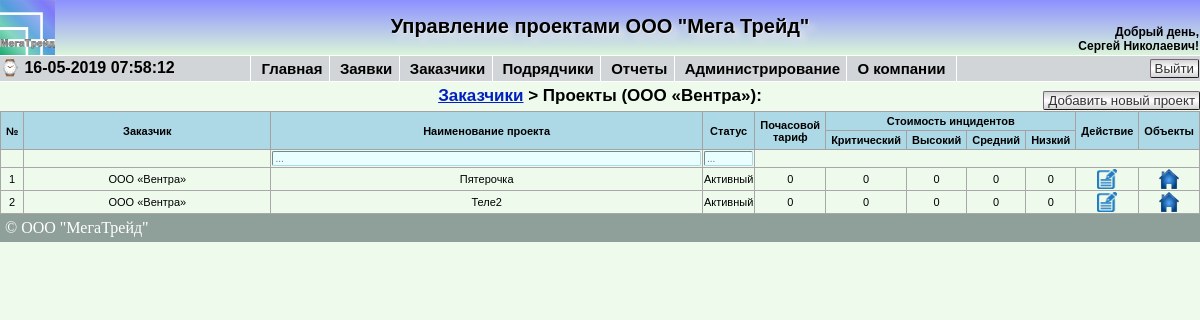
/showprojects.php?id_customer=4 (signed in), run on an earlier commit of the app's database.
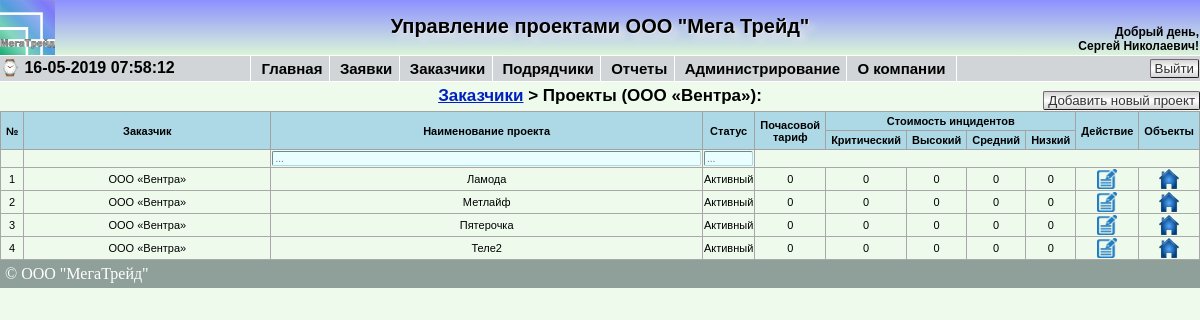
And on a later commit of the database.
### tables this page shows
CREATE TABLE `projects` (
  `id_project` int(11) NOT NULL AUTO_INCREMENT,
  `id_customer` int(11) unsigned NOT NULL,
  `projectname` varchar(50) NOT NULL,
  `status` tinyint(1) NOT NULL,
  `cost_hour` double unsigned NOT NULL,
  `cost_incident_critical` double unsigned NOT NULL,
  `cost_incident_high` double unsigned NOT NULL,
  `cost_incident_medium` double unsigned NOT NULL,
  `cost_incident_low` double unsigned NOT NULL,
  PRIMARY KEY (`id_project`)
);

CREATE TABLE `customer` (
  `id_customer` int(11) NOT NULL AUTO_INCREMENT,
  `customer_name` varchar(100) NOT NULL,
  `jur_address` text NOT NULL,
  `post_address` text NOT NULL,
  `ogrn` varchar(15) NOT NULL,
  `inn` varchar(12) NOT NULL,
  `kpp` varchar(9) NOT NULL,
  `dogovor_number` varchar(50) NOT NULL,
  `status` tinyint(1) NOT NULL,
  `bank_name` varchar(200) NOT NULL,
  `bank_bik` varchar(9) NOT NULL,
  `korr_schet` varchar(20) NOT NULL,
  `rasch_schet` varchar(20) NOT NULL,
  `recipient` varchar(150) NOT NULL,
  `phone` varchar(100) NOT NULL,
  `email` varchar(100) NOT NULL,
  `contact_name` varchar(200) NOT NULL,
  `comment` text,
  PRIMARY KEY (`id_customer`)
);

### func/db.php (called while the page is built, shortened)
<?php
function Edit_Customer($connection, $var)
{
    $search = "SELECT * FROM customer WHERE id_customer = '$var'";
    $result = $connection->query ($search);
    if ($result)
    {
        $rows = $result->fetch_array (MYSQLI_ASSOC);
    }
    if ($rows) return $rows;
    else return 0;
}
function Show_Projects($connection, $var)
{
	$search = "SELECT * FROM projects WHERE id_customer='$var' ORDER BY projectname, status ASC";
    $result = $connection->query ($search);
    $rows = $result->num_rows;
    if (!$rows) return false;
    else
    {
        $array = array ();
        for ($i=0; $i<$rows; $i++)
        {
            $result->data_seek ($i);
            $row =$result->fetch_array (MYSQLI_ASSOC);
            $array["$i"] = $row;
        }
    }
    return $array;
}
?>

### func/arrays.php (called while the page is built, shortened)
<?php
$statusedit = array("Неактивный", "Активный", "Любой");
?>

### showprojects.php (the view, shortened to what this page needs)
<?php
require '/connection/config.php';
if(isset($_SESSION['userlevel']))
{
require_once '/blocks/header.php';
require '/func/arrays.php';
if(isset($_GET['id_customer']))
{
	$data = $_GET['id_customer'];
	$projects = Show_Projects($link, $data);
	$customers = Edit_Customer($link, $data);
}?>
<!DOCTYPE html>
<html lang="ru">
<head>
</head>
<body>
	<div class="showcustomer">
			<div class="breadcrumbs"><a href='/showcustomer.php'>Заказчики</a> > Проекты (<?=$customers['customer_name'];?>):</div>
			<?php if($_SESSION['userlevel']<=3){ ?>
				<div class="newticket">
					<a href='/newproject.php?id_customer=<?=$data?>'><button class="button-new">Добавить новый проект</button></a>
				</div>
			<?php }?>
				<table border="1" cellspacing="0">
					<thead>
						<tr class="hdr">
							<th width="1" rowspan="2">№</th>
							<th rowspan="2">Заказчик</th>
							<th rowspan="2">Наименование проекта</th>
							<th rowspan="2" width=1%>Статус</th>
							<th  width="1" rowspan="2">Почасовой<br>тариф</th>
							<th width="1" colspan="4">Стоимость инцидентов</th>
							<?php if($_SESSION['userlevel']<=3){ ?>
							<th width="1" rowspan="2">Действие</th>
							<?php }?>
							<th width="1" rowspan="2">Объекты</th>
						</tr>
							<tr class="hdr">
							<th width="1">Критический</th>
							<th width="1">Высокий</th>
							<th width="1">Средний</th>
							<th width="1">Низкий</th>
						</tr>
						<tr class='table-filters'>
							<td>
							</td>
							<td>
							</td>
							<td>
								<input class="reg_input_filter" type="text" placeholder="..."/>
							</td>
							<td>
								<input class="reg_input_filter" type="text" placeholder="..."/>
							</td>
							<td colspan="7">
							</td>
						</tr>
					</thead>
				<?php
				if($projects){
				foreach($projects as $i => $project) { ?>
				<tbody>
					<tr class="reg_text_show_tickets">
						<td align="center" width="1"><?=$i+1?></td>
						<td align="center"><?=$customers['customer_name'];?></td>
						<td align="center"><?=$project['projectname']?></td>
						<td align="center"><?=$statusedit[$project['status']]?></td>
						<td  width="1" align="center"><?=$project['cost_hour']?></td>
						<td  width="1" align="center"><?=$project['cost_incident_critical']?></td>
						<td  width="1" align="center"><?=$project['cost_incident_high']?></td>
						<td  width="1" align="center"><?=$project['cost_incident_medium']?></td>
						<td  width="1" align="center"><?=$project['cost_incident_low']?></td>
						<?php if($_SESSION['userlevel']<=3){ ?>
						<td width="1" align="center"><a href='/editproject.php?edit_project=<?= $project['id_project'] ?>' title = 'Редактировать'>
						<img src='/images/edit.png' width='20' height='20'></td>
						<?php }?>
						<td width="1" align="center"><a href='showobjects.php?id_project=<?= $project['id_project'] ?>' title = 'Объекты'>
						<img src='/images/house1.png' width='20' height='20'></td>
					</tr>
				</tbody>
<?php }} ?>
		</table>
	</div>
<div id="footer">&copy; ООО "МегаТрейд"</div>
</body>
</html>
<?php
	}
	else
	{
		header('Location: /');
	}
?>

What changed in the data, as far as the page shows it:
added projects: id_customer.customer_name "ООО «Вентра»", projectname "Ламода", status "Активный", cost_hour "0", cost_incident_critical "0", cost_incident_high "0", cost_incident_medium "0", cost_incident_low "0"
added projects: id_customer.customer_name "ООО «Вентра»", projectname "Метлайф", status "Активный", cost_hour "0", cost_incident_critical "0", cost_incident_high "0", cost_incident_medium "0", cost_incident_low "0"
